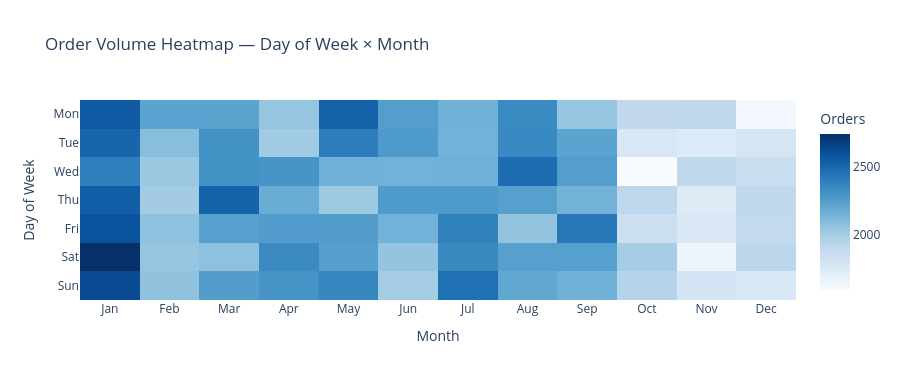

The code cell stored with this chart in its notebook:
### Markdown cell above
---
## Chart 7 — Order Volume Heatmap (Month × Day of Week)

### Code cell
day_names   = ['Mon', 'Tue', 'Wed', 'Thu', 'Fri', 'Sat', 'Sun']
month_names = ['Jan', 'Feb', 'Mar', 'Apr', 'May', 'Jun',
               'Jul', 'Aug', 'Sep', 'Oct', 'Nov', 'Dec']

heatmap_data = df.groupby(['Order_Month', 'Order_DayOfWeek']).size().reset_index(name='Orders')
heatmap_pivot = heatmap_data.pivot(index='Order_DayOfWeek', columns='Order_Month', values='Orders')
heatmap_pivot.index   = [day_names[i]   for i in heatmap_pivot.index]
heatmap_pivot.columns = [month_names[i - 1] for i in heatmap_pivot.columns]

fig = px.imshow(
    heatmap_pivot,
    color_continuous_scale='Blues',
    title='Order Volume Heatmap — Day of Week × Month',
    labels=dict(x='Month', y='Day of Week', color='Orders'),
    aspect='auto'
)
fig.update_layout(height=380)
fig.write_html('../outputs/chart7_order_heatmap.html')
fig.show()
print('Chart 7 saved ✓')

### Figure 1 — Plotly figure (JSON) as saved in the notebook; plotly's stock layout.template omitted (floating-point values rounded to 4 significant figures)
{"data": [{"coloraxis": "coloraxis", "hovertemplate": "Month: %{x}<br>Day of Week: %{y}<br>Orders: %{z}<extra></extra>", "name": "0", "type": "heatmap", "x": ["Jan", "Feb", "Mar", "Apr", "May", "Jun", "Jul", "Aug", "Sep", "Oct", "Nov", "Dec"], "xaxis": "x", "y": ["Mon", "Tue", "Wed", "Thu", "Fri", "Sat", "Sun"], "yaxis": "y", "z": [[2562, 2225, 2221, 2046, 2518, 2249, 2153, 2342, 2044, 1896, 1906, 1624], [2513, 2086, 2306, 2013, 2406, 2270, 2148, 2355, 2225, 1771, 1741, 1788], [2394, 2033, 2312, 2296, 2159, 2148, 2159, 2473, 2251, 1592, 1906, 1864], [2544, 2005, 2519, 2175, 2027, 2266, 2272, 2241, 2150, 1911, 1735, 1907], [2595, 2071, 2237, 2260, 2258, 2148, 2381, 2055, 2424, 1844, 1760, 1892], [2745, 2046, 2069, 2345, 2245, 2054, 2347, 2240, 2242, 1998, 1655, 1915], [2626, 2063, 2255, 2300, 2363, 2004, 2462, 2206, 2153, 1943, 1797, 1774]]}], "layout": {"coloraxis": {"colorbar": {"title": {"text": "Orders"}}, "colorscale": [[0, "rgb(247,251,255)"], [0.125, "rgb(222,235,247)"], [0.25, "rgb(198,219,239)"], [0.375, "rgb(158,202,225)"], [0.5, "rgb(107,174,214)"], [0.625, "rgb(66,146,198)"], [0.75, "rgb(33,113,181)"], [0.875, "rgb(8,81,156)"], [1, "rgb(8,48,107)"]]}, "height": 380, "title": {"text": "Order Volume Heatmap — Day of Week × Month"}, "xaxis": {"anchor": "y", "domain": [0, 1], "title": {"text": "Month"}}, "yaxis": {"anchor": "x", "autorange": "reversed", "domain": [0, 1], "title": {"text": "Day of Week"}}}}
